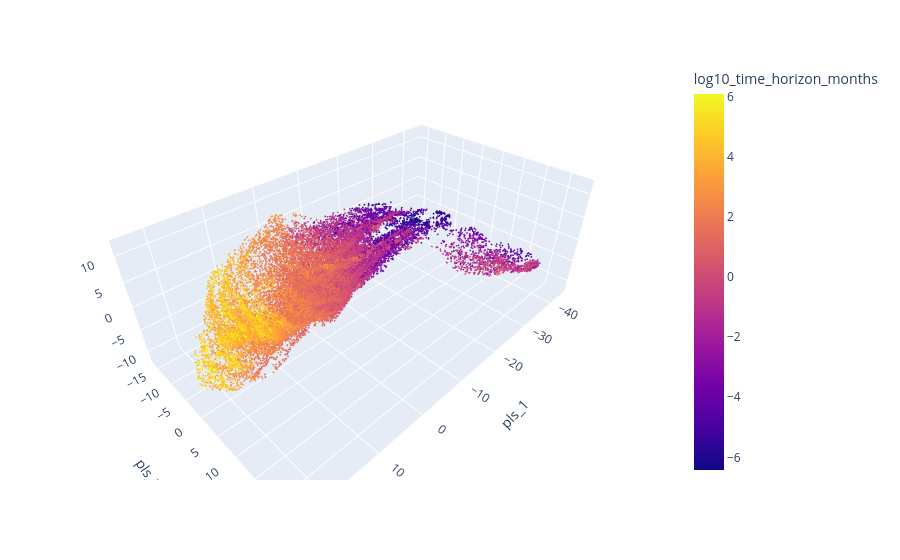

The notebook cell saved with this chart:
### Code cell
fig = px.scatter_3d(df, x="pls_1", y="pls_3", z="pls_4", color="log10_time_horizon_months")
fig.update_traces(marker={"size":1})

### Figure 1 — Plotly figure (JSON) as saved in the notebook; plotly's stock layout.template omitted (floating-point values rounded to 4 significant figures; data arrays with more than 128 entries replaced by an {"elided": "..."} marker saying what was removed)
{"data": [{"hovertemplate": "pls_1=%{x}<br>pls_3=%{y}<br>pls_4=%{z}<br>log10_time_horizon_months=%{marker.color}<extra></extra>", "legendgroup": "", "marker": {"color": {"elided": "37224 float values"}, "coloraxis": "coloraxis", "size": 1, "symbol": "circle"}, "mode": "markers", "name": "", "scene": "scene", "showlegend": false, "type": "scatter3d", "x": {"elided": "37224 float values"}, "y": {"elided": "37224 float values"}, "z": {"elided": "37224 float values"}}], "layout": {"coloraxis": {"colorbar": {"title": {"text": "log10_time_horizon_months"}}, "colorscale": [[0, "#0d0887"], [0.1111, "#46039f"], [0.2222, "#7201a8"], [0.3333, "#9c179e"], [0.4444, "#bd3786"], [0.5556, "#d8576b"], [0.6667, "#ed7953"], [0.7778, "#fb9f3a"], [0.8889, "#fdca26"], [1, "#f0f921"]]}, "legend": {"tracegroupgap": 0}, "margin": {"t": 60}, "scene": {"domain": {"x": [0, 1], "y": [0, 1]}, "xaxis": {"title": {"text": "pls_1"}}, "yaxis": {"title": {"text": "pls_3"}}, "zaxis": {"title": {"text": "pls_4"}}}}}
